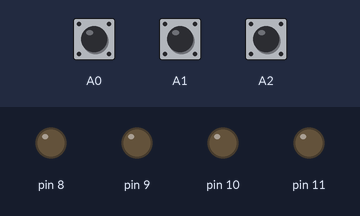
Simulated run of this sketch. Board: Arduino Uno, built with avr-gcc and run on an emulated ATmega328P. On the bench: output pins drawn as LEDs (lit = HIGH). Dashed ring = blinking. Inputs (shaded band) come from the test bench; at power-on: A0 HIGH, A1 HIGH, A2 HIGH.

Above: at 1.8 s.
1.9 s: A0 pulled LOW for 3.2 s
At 5.2 s:
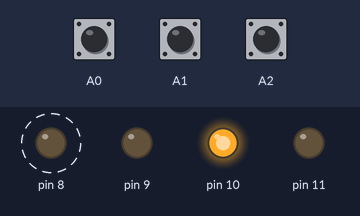
6.6 s: A0 pulled LOW for 0.15 s
At 7.7 s:
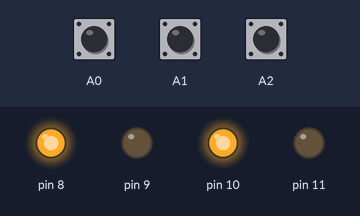
8.2 s: A0 pulled LOW for 1 s
At 8.9 s:
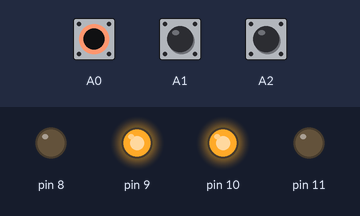
10.7 s: A0 pulled LOW for 0.15 s
At 11.9 s:
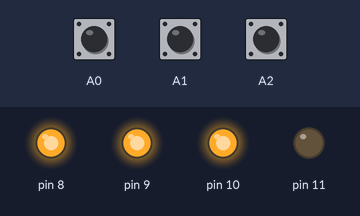
12.3 s: A0 pulled LOW for 0.15 s
At 13.3 s:
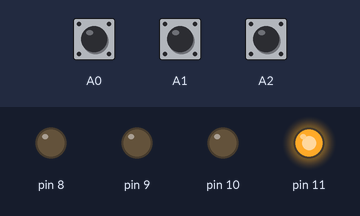
13.9 s: A0 pulled LOW for 1 s
At 14.5 s:
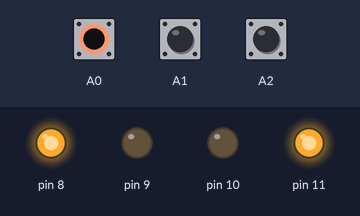
Timing chart, 0 to 16.9 s (numbered marks = the images above; inputs shaded):
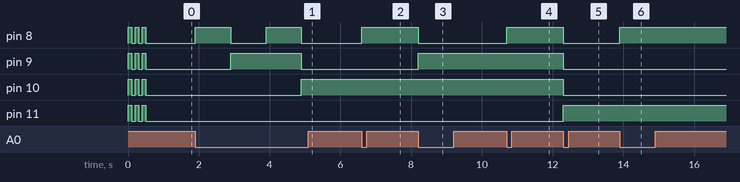

Measured:
- after the input at 1.9 s, pin 8: alternates HIGH for 1.0 s and LOW for 1.0 s, starting at once; pin 9: LOW → HIGH after 1.0 s, → LOW 2.0 s later; pin 10: LOW → HIGH after 3.0 s
- after the input at 6.6 s, pin 8: LOW → HIGH at once
- after the input at 8.2 s, pin 8: HIGH → LOW at once; pin 9: LOW → HIGH at once
- after the input at 10.7 s, pin 8: LOW → HIGH at once
- after the input at 12.3 s, pin 8–10: HIGH → LOW at once; pin 11: LOW → HIGH at once
- after the input at 13.9 s, pin 8: LOW → HIGH at once

The sketch:

praktikum3.1.ino
```cpp
void setup()
{
  // put your setup code here, to run once:
DDRB=0b1111;
DDRC=0b0000;
PORTC=0b1111;
testled();
}

void loop()
{
  // put your main code here, to run repeatedly:
  if(digitalRead(A0)==LOW)
    {
  //counterUP();
   PORTB = PORTB + 1;
   delay(1000);
    }
  //counterdown
  if(digitalRead(A1)==LOW)
    {
      PORTB = PORTB - 1;
      delay(1000);
    }
  //reset
  if(digitalRead(A2)==LOW)
    {
      PORTB=0;
    }
}
void testled()
{
PORTB=0b1111;
delay(100);
PORTB=0b000;
delay(100);
PORTB=0b1111;
delay(100);
PORTB=0b000;
delay(100);
PORTB=0b1111;
delay(100);
PORTB=0b000;
delay(100);
}
```
